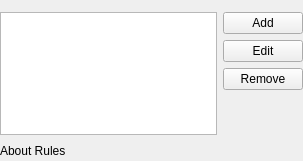
<?xml version="1.0" encoding="UTF-8"?>
<ui version="4.0">
 <class>DynamicRules</class>
 <widget class="QWidget" name="DynamicRules">
  <property name="geometry">
   <rect>
    <x>0</x>
    <y>0</y>
    <width>303</width>
    <height>161</height>
   </rect>
  </property>
  <layout class="QVBoxLayout" name="verticalLayout">
   <property name="margin">
    <number>0</number>
   </property>
   <item>
    <widget class="MessageWidget" name="messageWidget">
     <property name="frameShape">
      <enum>QFrame::StyledPanel</enum>
     </property>
     <property name="frameShadow">
      <enum>QFrame::Raised</enum>
     </property>
    </widget>
   </item>
   <item>
    <widget class="LineEdit" name="nameText" native="true">
     <property name="placeholderText" stdset="0">
      <string>Name of Dynamic Rules</string>
     </property>
    </widget>
   </item>
   <item>
    <widget class="QWidget" name="controls" native="true">
     <layout class="QGridLayout" name="gridLayout">
      <property name="margin">
       <number>0</number>
      </property>
      <item row="0" column="0" rowspan="4" colspan="2">
       <widget class="ListView" name="rulesList">
        <property name="sizePolicy">
         <sizepolicy hsizetype="Expanding" vsizetype="Expanding">
          <horstretch>1</horstretch>
          <verstretch>0</verstretch>
         </sizepolicy>
        </property>
       </widget>
      </item>
      <item row="0" column="2">
       <widget class="QPushButton" name="addBtn">
        <property name="text">
         <string>Add</string>
        </property>
       </widget>
      </item>
      <item row="1" column="2">
       <widget class="QPushButton" name="editBtn">
        <property name="text">
         <string>Edit</string>
        </property>
       </widget>
      </item>
      <item row="2" column="2">
       <widget class="QPushButton" name="removeBtn">
        <property name="text">
         <string>Remove</string>
        </property>
       </widget>
      </item>
      <item row="3" column="2">
       <spacer name="verticalSpacer">
        <property name="orientation">
         <enum>Qt::Vertical</enum>
        </property>
        <property name="sizeHint" stdset="0">
         <size>
          <width>20</width>
          <height>53</height>
         </size>
        </property>
       </spacer>
      </item>
      <item row="4" column="0">
       <widget class="UrlLabel" name="aboutLabel">
        <property name="sizePolicy">
         <sizepolicy hsizetype="Maximum" vsizetype="Preferred">
          <horstretch>0</horstretch>
          <verstretch>0</verstretch>
         </sizepolicy>
        </property>
        <property name="text">
         <string>About Rules</string>
        </property>
       </widget>
      </item>
      <item row="4" column="1" colspan="2">
       <spacer name="horizontalSpacer">
        <property name="orientation">
         <enum>Qt::Horizontal</enum>
        </property>
        <property name="sizeHint" stdset="0">
         <size>
          <width>220</width>
          <height>20</height>
         </size>
        </property>
       </spacer>
      </item>
     </layout>
    </widget>
   </item>
  </layout>
 </widget>
 <customwidgets>
  <customwidget>
   <class>UrlLabel</class>
   <extends>QLabel</extends>
   <header>urllabel.h</header>
  </customwidget>
  <customwidget>
   <class>LineEdit</class>
   <extends>QWidget</extends>
   <header>lineedit.h</header>
  </customwidget>
  <customwidget>
   <class>ListView</class>
   <extends>QListView</extends>
   <header>listview.h</header>
  </customwidget>
  <customwidget>
   <class>MessageWidget</class>
   <extends>QFrame</extends>
   <header>messagewidget.h</header>
   <container>1</container>
  </customwidget>
 </customwidgets>
 <resources/>
 <connections/>
</ui>
